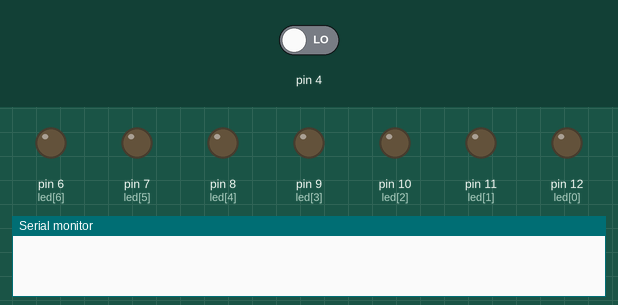
A sketch run on a simulated Arduino Uno, built with avr-gcc and run on an emulated ATmega328P. Parts: output pins drawn as LEDs (lit = HIGH), the last lines printed to the serial monitor. The test bench sets the inputs (shaded band); at power-on: pin 4 LOW. Random numbers use the default seed unless the sketch sets one.

Above: at 1.2 s.
1.3 s: pin 4 driven HIGH
At 1.8 s:
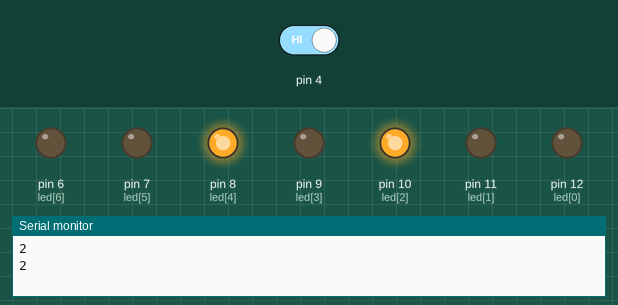
At 2.32 s:
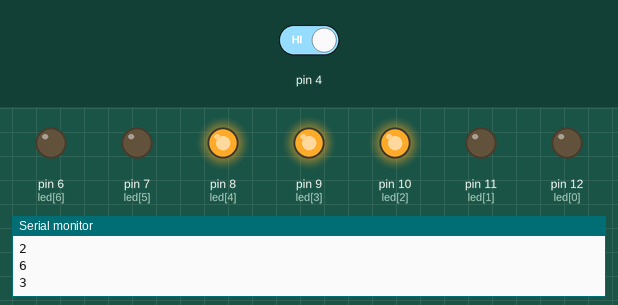
4.3 s: pin 4 driven LOW
5.8 s: pin 4 driven HIGH
At 7.8 s:
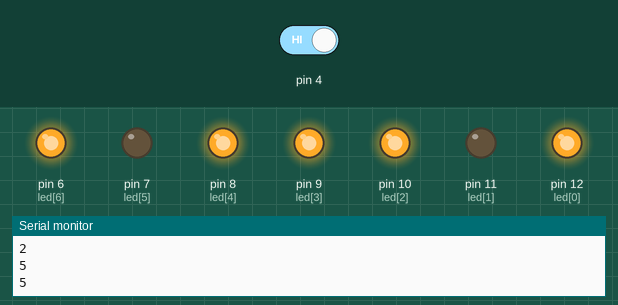
Timing chart, 0 to 14.8 s (numbered marks = the images above; inputs shaded):
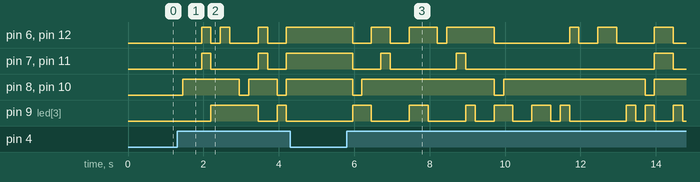

Measured:
- after the input at 1.3 s, pin 6 (led[6]): goes HIGH 0.25 s, LOW 0.25 s, HIGH 0.25 s, LOW 0.75 s, HIGH 0.25 s, LOW 0.50 s, then HIGH, starting after 0.65 s; pin 7 (led[5]): goes HIGH 0.25 s, LOW 1.3 s, HIGH 0.25 s, LOW 0.50 s, then HIGH, starting after 0.65 s
- after the input at 5.8 s, pin 6 (led[6]): HIGH → LOW after 0.15 s, → HIGH 0.50 s later, → LOW 0.50 s later, → HIGH 0.50 s later, … (13 changes in this stretch); pin 7 (led[5]): goes LOW 0.75 s, HIGH 0.25 s, LOW 1.8 s, HIGH 0.25 s, LOW 5.0 s, HIGH 0.50 s, then LOW, starting after 0.15 s

The sketch:

cube.ino
```cpp
int led[] = {12, 11, 10, 9, 8, 7, 6};
int kocka = 0;

void setup()
{
  for(int i = 0; i < sizeof(led) / 2; i++)
    pinMode(led[i], OUTPUT);
  pinMode(4, INPUT);
  Serial.begin(9600);
}

void loop()
{
  if(digitalRead(4) != LOW) {
  	kocka = random(1, 7);
  	delay(100);
  	Serial.println(kocka);		//kontrola hodeného čísla
    Serial.println();
  }
  if(kocka != 0) {
    switch(kocka) {
      case 1:
          for(int i = 0; i < sizeof(led) / 2; i++)
            digitalWrite(led[i], LOW);
          digitalWrite(led[3], HIGH);
          break;
      case 2:
          for(int i = 0; i < sizeof(led) / 2; i++)
            digitalWrite(led[i], LOW);
          digitalWrite(led[2], HIGH);
          digitalWrite(led[4], HIGH);
          break;
      case 3:
          for(int i = 0; i < sizeof(led) / 2; i++)
            digitalWrite(led[i], LOW);
          for(int i = 0; i < sizeof(led) / 2; i++)
            if(led[i] >= 8 && led[i] <= 10)
              digitalWrite(led[i], HIGH);
          break;
      case 4:
          for(int i = 0; i < sizeof(led) / 2; i++)
            digitalWrite(led[i], LOW);
          for(int i = 0; i < sizeof(led) / 2; i++)
            if(led[i] % 2 != 1)
              digitalWrite(led[i], HIGH);
          break;
      case 5:
          for(int i = 0; i < sizeof(led) / 2; i++)
            digitalWrite(led[i], LOW);
          for(int i = 0; i < sizeof(led) / 2; i++)
            if(led[i] % 2 != 1 || led[i] == 9)
              digitalWrite(led[i], HIGH);
          break;
      case 6:
          for(int i = 0; i < sizeof(led) / 2; i++)
            digitalWrite(led[i], LOW);
          for(int i = 0; i < sizeof(led) / 2; i++)
            if(led[i] != 9)
              digitalWrite(led[i], HIGH);
          break;
    }
  }
  delay(150);
}
```
